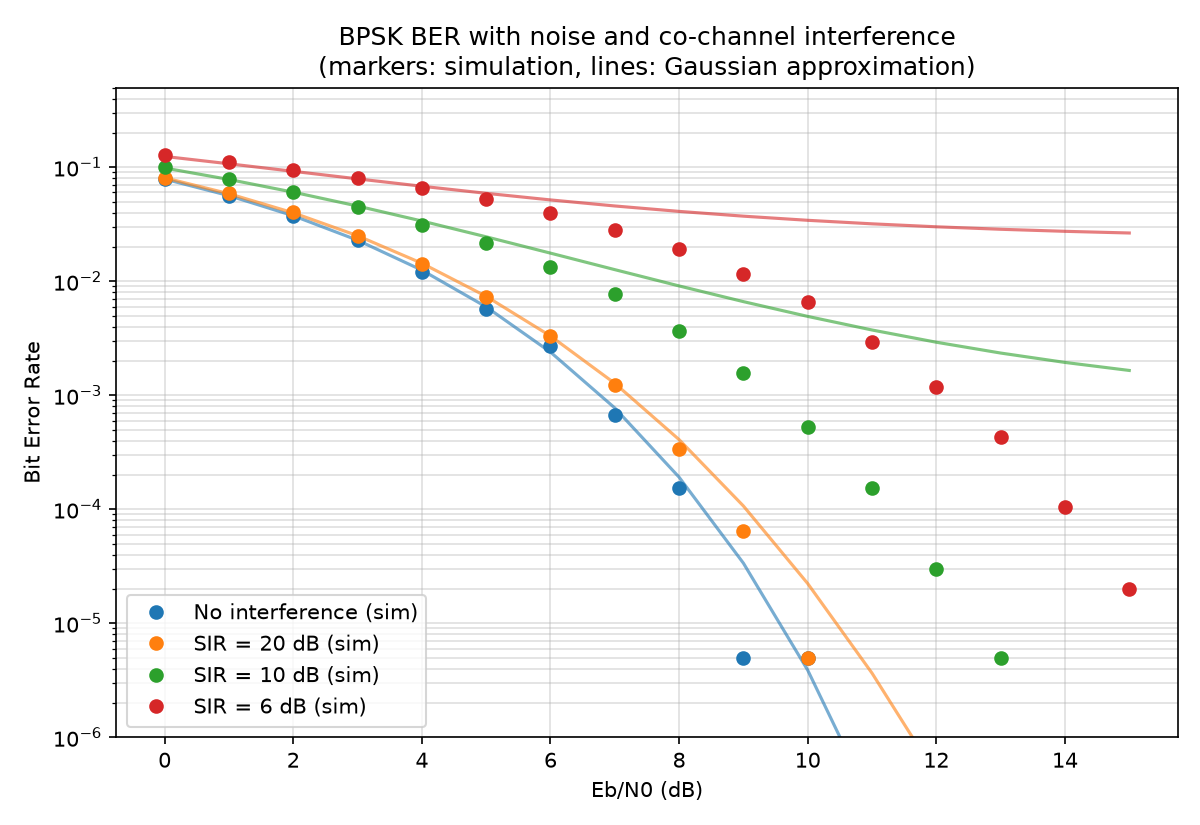

Here is the Python script that generated this plot:
"""
Experiment 9: Noise and interference analysis in wireless communication.

1. Thermal noise floor  N = -174 dBm/Hz + 10 log10(B) + NF  for common channel widths
2. BPSK link with AWGN plus a co-channel interferer at a given signal-to-interference
   ratio (SIR). Shows how BER flattens out (an "error floor") when interference
   dominates, and compares SNR with SINR.
3. Shannon capacity C = B log2(1 + SINR) for the same cases.

Run:  python noise_interference.py [--bits 200000]
Output: noise_interference.png
"""
import argparse
from math import erfc, log2, log10, sqrt

import matplotlib.pyplot as plt
import numpy as np


def noise_floor_dbm(bandwidth_hz, nf_db):
    return -174 + 10 * log10(bandwidth_hz) + nf_db


def simulate(ebn0_db, sir_db, n_bits, rng):
    bits = rng.integers(0, 2, n_bits)
    s = 2.0 * bits - 1
    noise = sqrt(1 / (2 * 10 ** (ebn0_db / 10))) * rng.standard_normal(n_bits)
    if np.isinf(sir_db):
        interference = 0.0
    else:
        amp = sqrt(10 ** (-sir_db / 10))
        interference = amp * (2.0 * rng.integers(0, 2, n_bits) - 1)  # co-channel BPSK user
    r = s + noise + interference
    return np.mean((r > 0) != bits)


def gaussian_approx_ber(ebn0_db, sir_db):
    n_var = 1 / (2 * 10 ** (ebn0_db / 10))
    i_pow = 0 if np.isinf(sir_db) else 10 ** (-sir_db / 10)
    return 0.5 * erfc(sqrt(1 / (2 * (n_var + i_pow))))


def sinr_db(snr_db, sir_db):
    snr, sir = 10 ** (snr_db / 10), (np.inf if np.isinf(sir_db) else 10 ** (sir_db / 10))
    return 10 * log10(1 / (1 / snr + 1 / sir))


def main():
    parser = argparse.ArgumentParser()
    parser.add_argument("--bits", type=int, default=200_000)
    parser.add_argument("--nf", type=float, default=7, help="receiver noise figure (dB)")
    args = parser.parse_args()
    rng = np.random.default_rng(2)

    print("Thermal noise floor (NF = %g dB)" % args.nf)
    for name, bw in (("Bluetooth 1 MHz", 1e6), ("LTE RB 180 kHz", 180e3), ("Wi-Fi 20 MHz", 20e6),
                     ("Wi-Fi 40 MHz", 40e6), ("Wi-Fi 80 MHz", 80e6), ("5G 100 MHz", 100e6)):
        print(f"  {name:<18}: {noise_floor_dbm(bw, args.nf):7.1f} dBm")
    rx = -65
    print(f"\nExample: Rx power {rx} dBm on 20 MHz Wi-Fi -> SNR = "
          f"{rx - noise_floor_dbm(20e6, args.nf):.1f} dB")

    ebn0 = np.arange(0, 16)
    sirs = [np.inf, 20, 10, 6]
    plt.figure(figsize=(8, 5.5))
    for sir in sirs:
        sim = [max(simulate(e, sir, args.bits, rng), 1e-7) for e in ebn0]
        approx = [gaussian_approx_ber(e, sir) for e in ebn0]
        label = "No interference" if np.isinf(sir) else f"SIR = {sir} dB"
        line = plt.semilogy(ebn0, sim, "o", label=f"{label} (sim)")[0]
        plt.semilogy(ebn0, approx, "-", color=line.get_color(), alpha=0.6)
    plt.ylim(1e-6, 0.5)
    plt.grid(True, which="both", alpha=0.4)
    plt.xlabel("Eb/N0 (dB)")
    plt.ylabel("Bit Error Rate")
    plt.title("BPSK BER with noise and co-channel interference\n(markers: simulation, lines: Gaussian approximation)")
    plt.legend()
    plt.tight_layout()
    plt.savefig("noise_interference.png", dpi=150)

    print(f"\n{'SNR (dB)':>8} {'SIR (dB)':>9} {'SINR (dB)':>10} {'Capacity @20MHz (Mbps)':>24}")
    for snr in (10, 20, 30):
        for sir in sirs:
            s = sinr_db(snr, sir)
            cap = 20e6 * log2(1 + 10 ** (s / 10)) / 1e6
            print(f"{snr:>8} {('inf' if np.isinf(sir) else sir):>9} {s:>10.2f} {cap:>24.1f}")
    print("\nSaved noise_interference.png")


if __name__ == "__main__":
    main()
